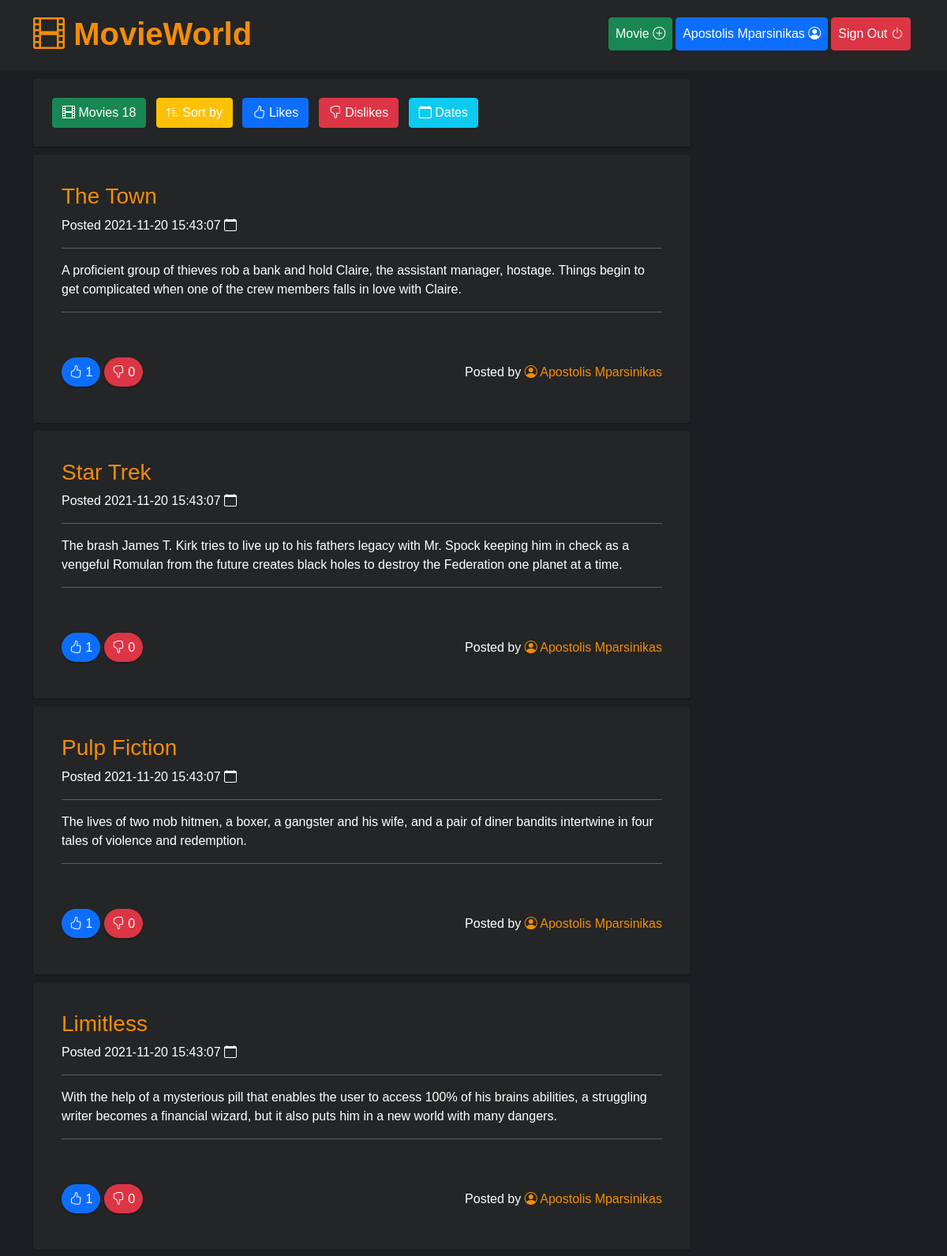
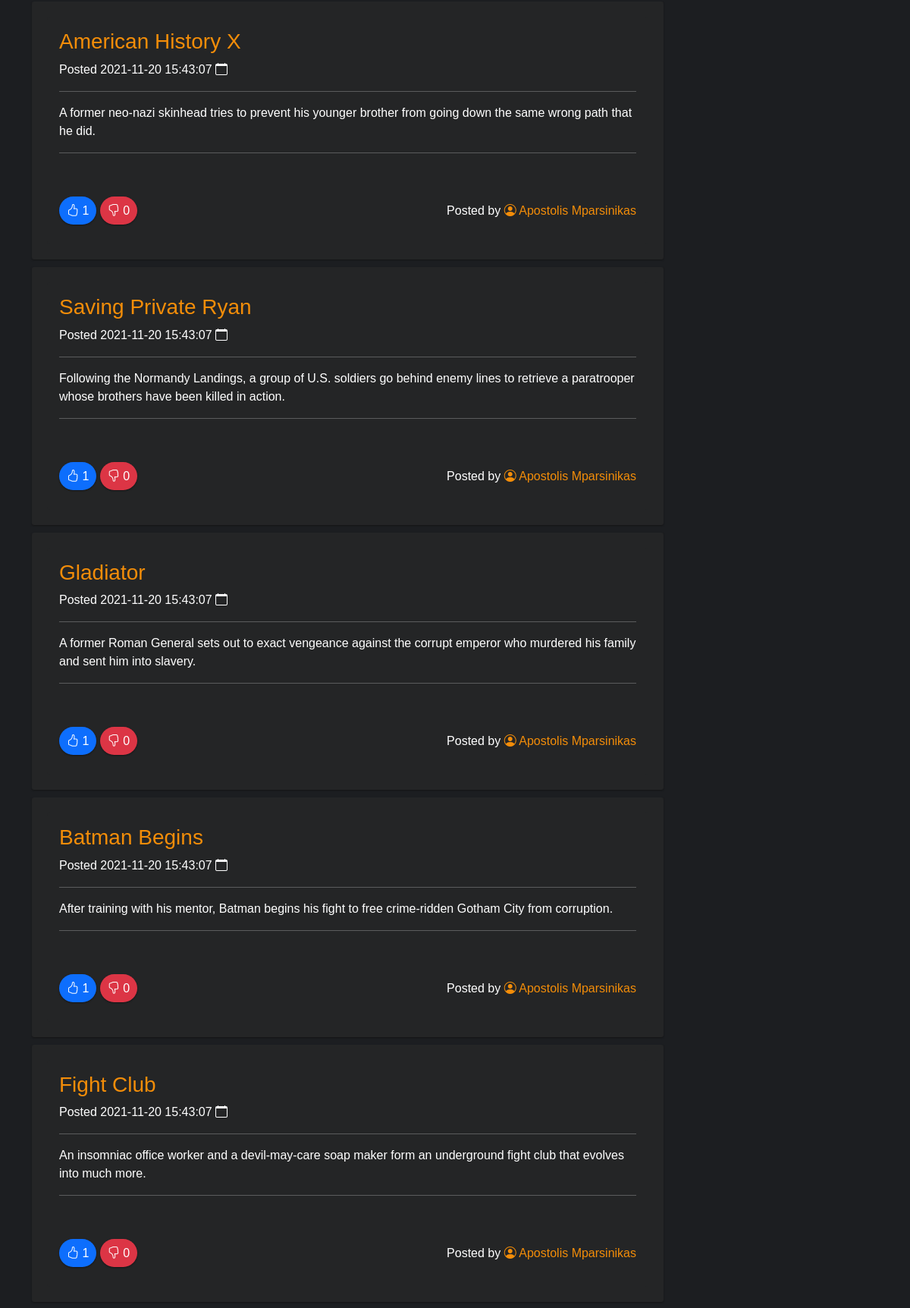
The app's page /app/public/index.php?sort=dislikes (signed in, upper part) with its own data (2 pictures, top to bottom).
### tables this page shows
CREATE TABLE `ratings` (
	`id` INT NOT NULL AUTO_INCREMENT,
	`rating` INT NOT NULL,
	`user_id` INT NOT NULL,
	`movie_id` INT NOT NULL,
	`created` DATETIME DEFAULT CURRENT_TIMESTAMP,
	`updated` DATETIME DEFAULT CURRENT_TIMESTAMP,
    FOREIGN KEY (user_id) REFERENCES users (id) ON DELETE CASCADE ON UPDATE CASCADE,
    FOREIGN KEY (movie_id) REFERENCES movies (id) ON DELETE CASCADE ON UPDATE CASCADE,
	PRIMARY KEY (`id`)
);

CREATE TABLE `movies` (
	`id` INT NOT NULL AUTO_INCREMENT,
	`title` VARCHAR(240) NOT NULL,
	`description` VARCHAR(240) NOT NULL,
    `user_id` INT NOT NULL,
	`created` DATETIME DEFAULT CURRENT_TIMESTAMP,
	`updated` DATETIME DEFAULT CURRENT_TIMESTAMP,
    FOREIGN KEY (user_id) REFERENCES users (id) ON DELETE CASCADE ON UPDATE CASCADE,
	PRIMARY KEY (`id`)
);

### app/public/index.php (the view, shortened to what this page needs)
<?php
require_once "config.php";
$sort = $_GET["sort"] ?? null;
if ($sort === "likes") {
  $sql_movies = "SELECT * FROM movies INNER JOIN ratings ON movies.id = ratings.movie_id WHERE ratings.rating != 0 GROUP BY movies.id ORDER BY ratings.movie_id ASC";
} elseif ($sort === "dislikes") {
  $sql_movies = "SELECT * FROM movies INNER JOIN ratings ON movies.id = ratings.movie_id WHERE ratings.rating != 0 GROUP BY movies.id ORDER BY ratings.movie_id DESC";
} else {
  $sql_movies = 'SELECT * FROM movies ORDER BY updated DESC';
}
$sql_users = 'SELECT id, fullname, username FROM users';
$sql_total_movies = 'SELECT COUNT(*) FROM movies';
$total_movies = $pdo->query($sql_total_movies)->fetchColumn();
$usernames = array();
foreach ($pdo->query($sql_users) as $row) {
  $usernames[$row['id']] = $row['fullname'];
}
include 'header.php';
?>
<main>
  <div class="container">
    <div class="row g-3">
      <div class="col-lg-9 col-12">
        <div class="movies-info">
          <button class="btn btn-success m-1" onclick="(e)=>e.preventDefault();"><i class="bi bi-film"></i> Movies <?php print $total_movies ?></button>
          <button class="btn btn-warning m-1 text-white" onclick="(e)=>e.preventDefault();"><i class="bi bi-sort-up-alt"></i> Sort by</button>
          <a class="btn btn-primary m-1" href="index.php?sort=likes"><i class="bi bi-hand-thumbs-up"></i> Likes</a>
          <a class="btn btn-danger m-1" href="index.php?sort=dislikes"><i class="bi bi-hand-thumbs-down"></i> Dislikes</a>
          <a class="btn btn-info text-white m-1" href="/"><i class="bi bi-calendar"></i> Dates</a>
        </div>
        <?php
        foreach ($pdo->query($sql_movies) as $row) {
          if ($sort === "likes" || $sort === "dislikes") {
            $sql_likes = 'SELECT COUNT(*) FROM ratings WHERE movie_id=' . $row['movie_id'] . ' AND rating = 1';
            $sql_dislikes = 'SELECT COUNT(*) FROM ratings WHERE movie_id=' . $row['movie_id'] . ' AND rating = -1';
          } else {
            $sql_likes = 'SELECT COUNT(*) FROM ratings WHERE movie_id=' . $row['id'] . ' AND rating = 1';
            $sql_dislikes = 'SELECT COUNT(*) FROM ratings WHERE movie_id=' . $row['id'] . ' AND rating = -1';
          }
          try {
            $likes = $pdo->query($sql_likes)->fetchColumn();
          } catch (PDOException $e) {
            $likes = 0;
          }
          try {
            $dislikes = $pdo->query($sql_dislikes)->fetchColumn();
          } catch (PDOException $e) {
            $dislikes = 0;
          }
          print '<div class="movie-texture">';
          print '<div class="card bg-very-dark">';
          print '<div class="card-body">';
          print '<h3 class="card-title">' . $row['title'] . '</h3>';
          print '<p>Posted ' . $row['updated'] . ' <i class="bi bi-calendar"></i></p>';
          print '<hr />';
          print '<p class="card-text">' . $row['description'] . '</p>';
          print '<hr />';
          print '<p>';
          print '<br /><br />';
          print '<span class="like"><i class="bi bi-hand-thumbs-up"></i> ' . $likes . '</span> ';
          print '<span class="dislike"><i class="bi bi-hand-thumbs-down"></i> ' . $dislikes . '</span>';
          print '<span style="float:right">';
          print 'Posted by <a class="postedby" href="#"><i class="bi bi-person-circle"></i> ' . $usernames[$row['user_id']] . '</a>';
          print '</span>';
          print '</p>';
          print '</div>';
          print '</div>';
          print '</div>';
        }
        ?>
      </div>
    </div>
  </div>
</main>
<?php include 'footer.php'; ?>

### app/public/assets/css/app.css (style rules this page uses)
* { margin: 0; padding: 0; box-sizing: inherit; }
html { box-sizing: border-box; }
body { background-color: #1c1e21; font-family: 'Robot', sans-serif; color: #fff; }
.bg-very-dark { background-color: #242526; }
.like { padding: 10px; background: #0d6efd; border-radius: 20px; box-shadow: 0 1px 2px #151516; }
.dislike { padding: 10px; background: #dc3545; border-radius: 20px; box-shadow: 0 1px 2px #151516; }
.movies-info { margin: 0px 0; width: 100%; background: #242526; padding: 20px; border-radius: 3px; box-shadow: 0 1px 2px #151516; font-weight: bold; }
.movie-texture { margin: 10px 0; width: 100%; height: auto; background: #242526; padding: 20px; border-radius: 3px; box-shadow: 0 1px 2px #151516; }
.postedby:link, .postedby:visited { color: #f38d09; text-decoration: none; padding-bottom: 4px; border-bottom: 3px solid #242526; transition: border 0.5s ease-in-out; }
.card { border: none; }
.card-title { color: #f38d09; }

### records on screen
ratings: movie.title "The Town", updated "2021-11-20 15:43:07", movie.description "A proficient group of thieves rob a bank and hold Claire, the assistant manager, hostage. Things begin to get complicated when one of the crew members falls in love with Claire.", likes "1", dislikes "0", user "Apostolis Mparsinikas"
ratings: movie.title "Star Trek", updated "2021-11-20 15:43:07", movie.description "The brash James T. Kirk tries to live up to his fathers legacy with Mr. Spock keeping him in check as a vengeful Romulan from the future creates black holes to destroy the Federation one planet at a time.", likes "1", dislikes "0", user "Apostolis Mparsinikas"
ratings: movie.title "Pulp Fiction", updated "2021-11-20 15:43:07", movie.description "The lives of two mob hitmen, a boxer, a gangster and his wife, and a pair of diner bandits intertwine in four tales of violence and redemption.", likes "1", dislikes "0", user "Apostolis Mparsinikas"
ratings: movie.title "Limitless", updated "2021-11-20 15:43:07", movie.description "With the help of a mysterious pill that enables the user to access 100% of his brains abilities, a struggling writer becomes a financial wizard, but it also puts him in a new world with many dangers.", likes "1", dislikes "0", user "Apostolis Mparsinikas"
ratings: movie.title "American History X", updated "2021-11-20 15:43:07", movie.description "A former neo-nazi skinhead tries to prevent his younger brother from going down the same wrong path that he did.", likes "1", dislikes "0", user "Apostolis Mparsinikas"
ratings: movie.title "Saving Private Ryan", updated "2021-11-20 15:43:07", movie.description "Following the Normandy Landings, a group of U.S. soldiers go behind enemy lines to retrieve a paratrooper whose brothers have been killed in action.", likes "1", dislikes "0", user "Apostolis Mparsinikas"
ratings: movie.title "Gladiator", updated "2021-11-20 15:43:07", movie.description "A former Roman General sets out to exact vengeance against the corrupt emperor who murdered his family and sent him into slavery.", likes "1", dislikes "0", user "Apostolis Mparsinikas"
ratings: movie.title "Batman Begins", updated "2021-11-20 15:43:07", movie.description "After training with his mentor, Batman begins his fight to free crime-ridden Gotham City from corruption.", likes "1", dislikes "0", user "Apostolis Mparsinikas"
ratings: movie.title "Fight Club", updated "2021-11-20 15:43:07", movie.description "An insomniac office worker and a devil-may-care soap maker form an underground fight club that evolves into much more.", likes "1", dislikes "0", user "Apostolis Mparsinikas"

### other values on screen
$_SESSION['fullname'] "Apostolis Mparsinikas"
$total_movies "18"
